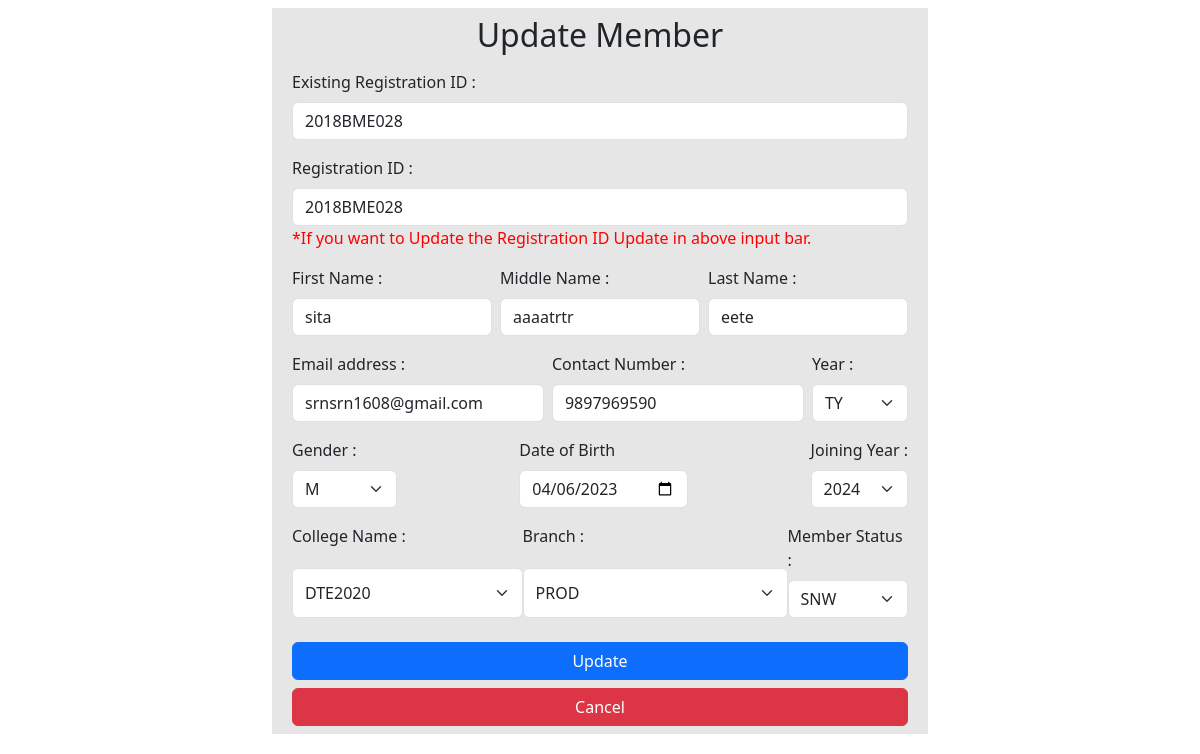
The page /updateMember.php?id=2018BME028 (signed in) on the database its author committed.
### tables this page shows
CREATE TABLE `sae_cc_members` (
  `RegId` varchar(15) NOT NULL,
  `FiratName` varchar(45) NOT NULL,
  `MiddleName` varchar(45) NOT NULL,
  `LastName` varchar(45) NOT NULL,
  `Gender` varchar(45) NOT NULL,
  `Email` varchar(45) NOT NULL,
  `ContactNumber` varchar(12) NOT NULL,
  `DoB` date NOT NULL,
  `BranchId` varchar(10) NOT NULL,
  `YearId` varchar(10) NOT NULL,
  `CollegeId` varchar(10) NOT NULL,
  `StatusId` varchar(10) NOT NULL,
  `JoiningYear` int(11) NOT NULL
);

### updateMember.php (the view, shortened to what this page needs)
<?php
	$con= mysqli_connect("sql111.epizy.com","epiz_34114828","h1aMXRVCMDM");
	$search_id = $_GET['id'];
    $sql = "SELECT * FROM sae_cc_members WHERE RegId ='$search_id'";
	$result = mysqli_query($con, $sql);
	$row = mysqli_fetch_array($result);
?>
<!DOCTYPE html>
<html>
<head>
    <?php include 'links.php' ?>
</head>
<body>
	<div class="container mt-2" >
		<div class="row">
			<div class="formu offset-md-3" style="background-color: #e6e6e6;">
				<h2 class=" text-center pt-2">Update Member</h2>
				<form method="post" action="updateMember.php" class="p-2">
					<div class="mb-3">
						<label for="oldregistration" class="form-label">Existing Registration ID :</label>
						<input type="text" class="form-control" name="oldregistrationID" id="oldregistration"  value="<?php echo $row['RegId']; ?>" readonly>
					</div>
					<div class="mb-3">
						<label for="registration" class="form-label">Registration ID :</label>
						<input type="text" class="form-control" name="registrationID" id="registration"  value="<?php echo $row['RegId']; ?>" required>
						<p style="color:red;">*If you want to Update the Registration ID Update in above input bar.</p>
					</div>
					<div class="mb-3 d-flex">
						<div class="d-grid me-2">
                            <label for="firstName" class="form-label">First Name :</label>
                            <input type="text" class="form-control" name="firstName" id="firstName" value="<?php echo $row['FiratName'];?>" required>
                        </div>
						<div class="d-grid me-2">
                           <label for="middleName" class="form-label">Middle Name :</label>
						<input type="text" class="form-control" name="middleName" id="middleName" value="<?php echo $row['MiddleName'];?>" required>
                        </div>
                        <div class="d-grid">
                            <label for="lastName" class="form-label">Last Name :</label>
						<input type="text" class="form-control" name="lastName" id="lastName" value="<?php echo $row['LastName'];?>" required>
                        </div>
					</div>
					<div class="d-flex justify-content-between mb-3">
                        <div class="d-grid me-2">
                            <label for="email" class="form-label">Email address :</label>
						    <input type="text" class="form-control" name="email" id="email" value="<?php echo $row['Email']; ?>" required>
                        </div>
						<div class="d-grid me-2">
                            <label for="contact" class="form-label">Contact Number :</label>
						    <input type="text" class="form-control" name="contact" id="contact" value="<?php echo $row['ContactNumber']; ?>" required>
                        </div>
                        <div class="d-grid">
                            <label for="year" class="form-label">Year :</label>
						<select class="form-select" name="year" id="year" required>
							<option value="<?php echo $row['YearId'];?>" selected ><?php echo $row['YearId']; ?></option>
						</select>
                        </div>
					</div>
					<div class="d-flex justify-content-between mb-3">
						<div>
                            <label for="gender" class="form-label">Gender :</label>
						<select class="form-select" name="gender" id="gender" required>
							<option value="<?php echo $row['Gender'];?>" selected ><?php echo $row['Gender']; ?></option>
						</select>
                        </div>
                        <div>
                            <label for="dob" class="form-label">Date of Birth</label>
                        <input type="date" class="form-control" name="dob" id="dob" value="<?php echo $row['DoB'];?>" placeholder="<?php echo $row['DoB']; ?>" required>
                        </div>
                        <div>
                            <label for="joiningYear" class="form-label">Joining Year :</label>
						<select class="form-select" name="joiningYear" id="joiningYear" required>
							<option value="<?php echo $row['JoiningYear'];?>" selected ><?php echo $row['JoiningYear']; ?></option>
						</select>
                        </div>
					</div>
                    <div class="d-flex justify-content-between mb-3">
                        <div class="d-grid">
                            <label for="collegeID" class="form-label">College Name :</label>
						<select class="form-select" name="collegeID" id="collegeID" required>
							<option value="<?php echo $row['CollegeId'];?>" selected ><?php echo $row['CollegeId']; ?></option>
						</select>
                        </div>
                        <div class="d-grid">
                            <label for="branchID" class="form-label">Branch :</label>
						<select class="form-select" name="branchID" id="branchID" required>
							<option value="<?php echo $row['BranchId'];?>" selected ><?php echo $row['BranchId']; ?></option>
						</select>
                        </div>
                        <div class="d-grid">
                            <label for="memberStatus" class="form-label">Member Status :</label>
						<select class="form-select" name="memberStatus" id="memberStatus" required>
							<option value="<?php echo $row['StatusId'];?>" selected ><?php echo $row['StatusId']; ?></option>
						</select>
                        </div>
					</div>
					<div class="d-grid gap-2 mt-4">
						<button type="submit" class="btn btn-primary">Update</button>
						<button onclick="window.location.href='student.php'" type="button" class="btn btn-danger">Cancel</button>
					</div>
				</form>
			</div>
		</div>
	</div>
</body>
</html>

### updateMember.php (style rules this page uses)
.formu { display: block; width: 41rem; margin: 0 auto; background-color: #e6e6e6; }

### rows shown on the page
sae_cc_members: oldregistrationID "2018BME028", registrationID "2018BME028", firstName "sita", middleName "aaaatrtr", lastName "eete", email "srnsrn1608@gmail.com", contact "9897969590", year "TY", gender "M", dob "04/06/2023", joiningYear "2024", collegeID "DTE2020", branchID "PROD", memberStatus "SNW"
